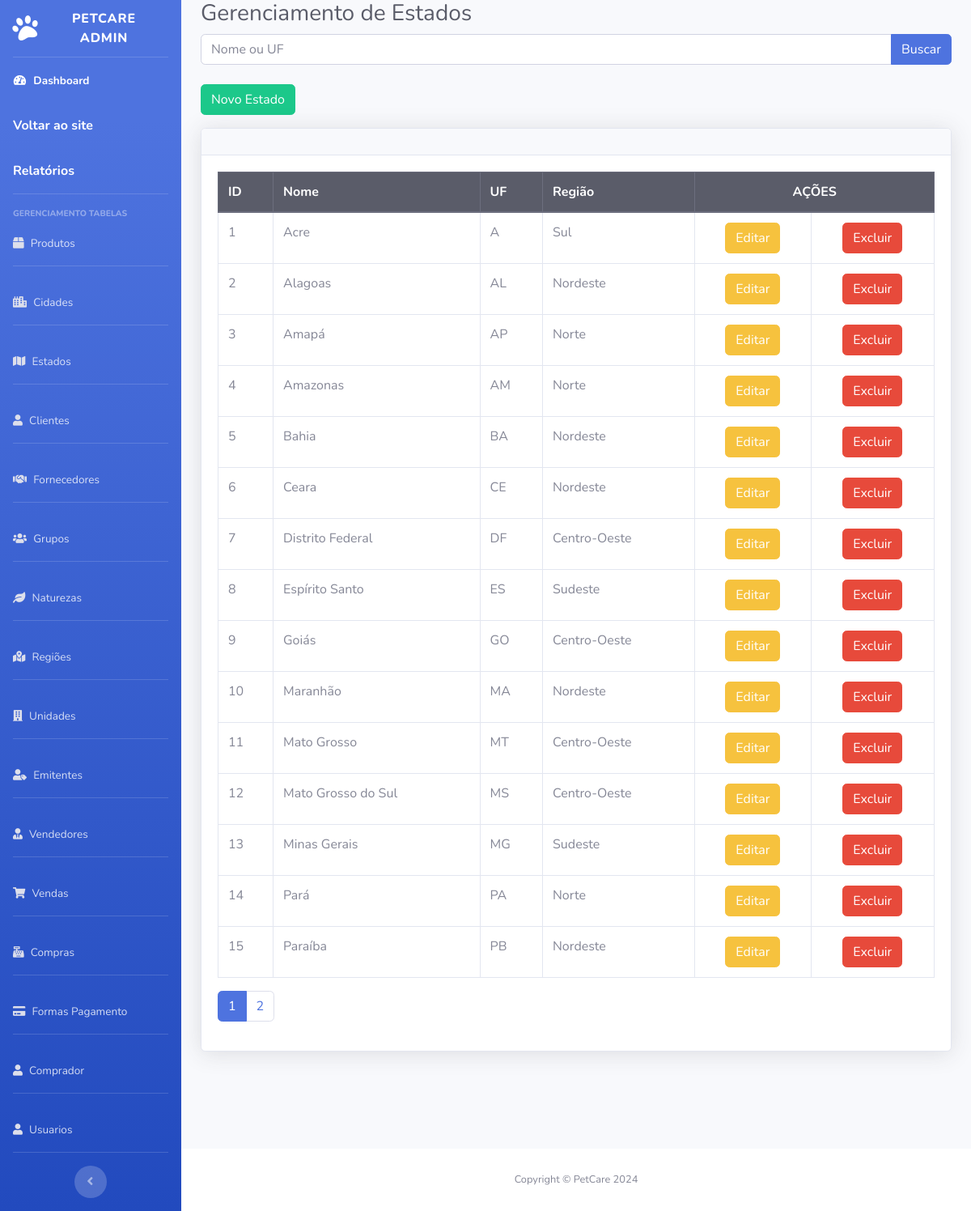
The page /petcare_admin/estados/estado.php on the database its author committed.
### tables this page shows
CREATE TABLE `tb_estado` (
  `id_estado` int(11) NOT NULL,
  `uf_a` int(11) NOT NULL,
  `nome` varchar(55) NOT NULL,
  `uf` varchar(2) NOT NULL,
  `regiao_id` int(11) NOT NULL
);

CREATE TABLE `tb_regiao` (
  `id_regiao` int(11) NOT NULL,
  `nm_regiao` varchar(55) NOT NULL
);

### petcare_admin/estados/estado.php (the view, shortened to what this page needs)
<?php
include('../config/conecta.php');
?>
<!DOCTYPE html>
<html lang="en">
<head>
    <link href="../vendor/fontawesome-free/css/all.min.css" rel="stylesheet" type="text/css">
    <link href="../css/sb-admin-2.css" rel="stylesheet">
    <link href="../vendor/datatables/datatables.bootstrap4.min.css" rel="stylesheet">
</head>
<body id="page-top">
    <div id="wrapper">
        <ul class="navbar-nav bg-gradient-primary sidebar sidebar-dark accordion" id="accordionSidebar">
        <a class="sidebar-brand d-flex align-items-center justify-content-center" href="../index.php">
                <div class="sidebar-brand-icon rotate-n-15">
                    <i class="fas fa-paw"></i>
                </div>
                <div class="sidebar-brand-text mx-3">PetCare Admin</div>
            </a>
            <hr class="sidebar-divider my-0">
            <li class="nav-item active">
                <a class="nav-link" href="../index.php">
                    <i class="fas fa-fw fa-tachometer-alt"></i>
                    <span>Dashboard</span>
                    <a href="http://localhost/PetCareAll/Petcare/HOME/INDEX2.php" class="nav-link">Voltar ao site</a>
                    <a href="http://localhost/PetCareAll/Relatorio/PaginaRelatorios/pgrelatorios.php" class="nav-link">Relatórios</a>
                </a>
            </li>
            <div class="text-center d-none d-md-inline">
                <hr class="sidebar-divider">
                <div class="sidebar-heading">Gerenciamento Tabelas</div>
                <li class="nav-item">
                    <a class="nav-link" href="../produtos/produto.php">
                        <i class="fas fa-box fa-2x text-gray-300"></i>
                        <span>Produtos</span>
                    </a>
                </li>
                <hr class="sidebar-divider d-none d-md-block">
                <li class="nav-item">
                    <a class="nav-link" href="../cidades/cidade.php">
                        <i class="fas fa-city fa-2x text-gray-300"></i>
                        <span>Cidades</span>
                    </a>
                </li>
                <hr class="sidebar-divider d-none d-md-block">
                <li class="nav-item">
                    <a class="nav-link" href="estado.php">
                        <i class="fas fa-map fa-2x text-gray-300"></i>
                        <span>Estados</span>
                    </a>
                </li>
                <hr class="sidebar-divider d-none d-md-block">
                <li class="nav-item">
                    <a class="nav-link" href="../clientes/cliente.php">
                        <i class="fas fa-user fa-2x text-gray-300"></i>
                        <span>Clientes</span>
                    </a>
                </li>
                <hr class="sidebar-divider d-none d-md-block">
                <li class="nav-item">
                    <a class="nav-link" href="../fornecedores/fornecedor.php">
                        <i class="fas fa-handshake fa-2x text-gray-300"></i>
                        <span>Fornecedores</span>
                    </a>
                </li>
                <hr class="sidebar-divider d-none d-md-block">
                <li class="nav-item">
                    <a class="nav-link" href="../grupos/grupo.php">
                        <i class="fas fa-users fa-2x text-gray-300"></i>
                        <span>Grupos</span>
                    </a>
                </li>
                <hr class="sidebar-divider d-none d-md-block">
                <li class="nav-item">
                    <a class="nav-link" href="../naturezas/natureza.php">
                        <i class="fas fa-leaf fa-2x text-gray-300"></i>
                        <span>Naturezas</span>
                    </a>
                </li>
                <hr class="sidebar-divider d-none d-md-block">
                <li class="nav-item">
                    <a class="nav-link" href="../regioes/regiao.php">
                        <i class="fas fa-map-marked-alt fa-2x text-gray-300"></i>
                        <span>Regiões</span>
                    </a>
                </li>
                <hr class="sidebar-divider d-none d-md-block">
                <li class="nav-item">
                    <a class="nav-link" href="../unidades/unidade.php">
                        <i class="fas fa-building fa-2x text-gray-300"></i>
                        <span>Unidades</span>
                    </a>
                </li>
                 <hr class="sidebar-divider d-none d-md-block">
                 <li class="nav-item">
                <a class="nav-link" href="../emitentes/emitente.php">
                    <i class="fas fa-user-tag fa-2x text-gray-300"></i>
                    <span>Emitentes</span>
                </a>
            </li>
             <hr class="sidebar-divider d-none d-md-block">
                 <li class="nav-item">
                <a class="nav-link" href="../vendedores/vendedor.php">
                <i class="fas fa-user-tie fa-2x text-gray-300"></i>
                    <span>Vendedores</span>
                </a>
            </li>
                <hr class="sidebar-divider d-none d-md-block">
                 <li class="nav-item">
                <a class="nav-link" href="../vendas/venda.php">
                <i class="fas fa-shopping-cart fa-2x text-gray-300"></i>
                    <span>Vendas</span>
                </a>
            </li>
                        <hr class="sidebar-divider d-none d-md-block">
                    <li class="nav-item">
                    <a class="nav-link" href="../compras/compra.php">
                        <i class="fas fa-cash-register fa-2x text-gray-300"></i>
                        <span>Compras</span>
                    </a>
                </li>
                <hr class="sidebar-divider d-none d-md-block">
                <li class="nav-item">
                    <a class="nav-link" href="../formapgto/formapgto.php">
                        <i class="fas fa-credit-card fa-2x text-gray-300"></i>
                        <span>Formas Pagamento</span>
                    </a>
                </li>
                     <hr class="sidebar-divider d-none d-md-block">
                <li class="nav-item">
                    <a class="nav-link" href="../comprador/comprador.php">
                        <i class="fas fa-user fa-2x text-gray-300"></i>
                        <span>Comprador</span>
                    </a>
                </li>
                <hr class="sidebar-divider d-none d-md-block">
                <li class="nav-item">
                    <a class="nav-link" href="../usuarios/usuario.php">
                        <i class="fas fa-user fa-2x text-gray-300"></i>
                        <span>Usuarios</span>
                    </a>
                </li>
                <hr class="sidebar-divider d-none d-md-block">
                <button class="rounded-circle border-0" id="sidebarToggle"></button>
            </div>
        </ul>
        <div id="content-wrapper" class="d-flex flex-column">
            <div id="content">
                <div class="container-fluid">
                    <h1 class="h3 mb-2 text-gray-800">Gerenciamento de Estados</h1>
                    <form action="" method="post" class="mb-4">
                        <div class="input-group">
                            <input type="text" name="busca" id="busca" class="form-control" placeholder="Nome ou UF" aria-label="Nome ou UF">
                            <div class="input-group-append">
                                <input type="submit" value="Buscar" class="btn btn-primary">
                            </div>
                        </div>
                    </form>
                    <a href="adicionar.php" class="btn btn-success mb-3">Novo Estado</a>
                    <div class="card shadow mb-4">
                        <div class="card-header py-3"></div>
                        <div class="card-body">
                            <div class="table-responsive">
                                <table class="table table-bordered" width="100%" cellspacing="0">
                                    <thead class="thead-dark">
                                        <tr>
                                            <th>ID</th>
                                            <th>Nome</th>
                                            <th>UF</th>
                                            <th>Região</th>
                                            <th colspan="2" class="text-center">AÇÕES</th>
                                        </tr>
                                    </thead>
                                    <tbody>
                                        <?php
                                        $limit = 15;
                                        $page = isset($_GET['page']) ? (int)$_GET['page'] : 1;
                                        $offset = ($page - 1) * $limit;
                                        $total_sql = $conn->prepare("SELECT COUNT(*) FROM tb_estado");
                                        $total_sql->execute();
                                        $total = $total_sql->fetchColumn();
                                        $total_pages = ceil($total / $limit);
                                        $sql = $conn->prepare("SELECT e.*, r.nm_regiao FROM tb_estado e LEFT JOIN tb_regiao r ON r.id_regiao = e.regiao_id LIMIT :limit OFFSET :offset");
                                        $sql->bindParam(':limit', $limit, PDO::PARAM_INT);
                                        $sql->bindParam(':offset', $offset, PDO::PARAM_INT);
                                        $sql->execute();
                                        $result = $sql->fetchAll();
                                        foreach ($result as $linha) {
                                            echo "<tr>";
                                            echo "<td>" . htmlspecialchars($linha['id_estado']) . "</td>";
                                            echo "<td>" . htmlspecialchars($linha['nome']) . "</td>";
                                            echo "<td>" . htmlspecialchars($linha['uf']) . "</td>";
                                            echo "<td>" . htmlspecialchars($linha['nm_regiao']) . "</td>";
                                            echo "<td class='text-center'><a href='editar.php?id=" . htmlspecialchars($linha['id_estado']) . "' class='btn btn-warning'>Editar</a></td>";
                                            echo "<td class='text-center'><a href='excluir.php?id=" . htmlspecialchars($linha['id_estado']) . "' class='btn btn-danger' onclick='return confirm(\"Você tem certeza que deseja excluir este estado?\");'>Excluir</a></td>";
                                            echo "</tr>";
                                        }
                                        ?>
                                    </tbody>
                                </table>
                                <nav aria-label="Page navigation">
                                    <ul class="pagination">
                                        <?php for ($i = 1; $i <= $total_pages; $i++): ?>
                                            <li class="page-item <?= $i === $page ? 'active' : '' ?>">
                                                <a class="page-link" href="?page=<?= $i ?>"><?= $i ?></a>
                                            </li>
                                        <?php endfor; ?>
                                    </ul>
                                </nav>
                            </div>
                        </div>
                    </div>
                </div>
            </div>
            <footer class="sticky-footer bg-white">
                <div class="container my-auto">
                    <div class="copyright text-center my-auto">
                    <span>Copyright &copy; PetCare 2024</span>
                    </div>
                </div>
            </footer>
        </div>
    </div>
</body>
</html>

### rows shown on the page
tb_estado: id_estado "1", nome "Acre", uf "A", regiao.nm_regiao "Sul"
tb_estado: id_estado "2", nome "Alagoas", uf "AL", regiao.nm_regiao "Nordeste"
tb_estado: id_estado "3", nome "Amapá", uf "AP", regiao.nm_regiao "Norte"
tb_estado: id_estado "4", nome "Amazonas", uf "AM", regiao.nm_regiao "Norte"
tb_estado: id_estado "5", nome "Bahia", uf "BA", regiao.nm_regiao "Nordeste"
tb_estado: id_estado "6", nome "Ceara", uf "CE", regiao.nm_regiao "Nordeste"
tb_estado: id_estado "7", nome "Distrito Federal", uf "DF", regiao.nm_regiao "Centro-Oeste"
tb_estado: id_estado "8", nome "Espírito Santo", uf "ES", regiao.nm_regiao "Sudeste"
tb_estado: id_estado "9", nome "Goiás", uf "GO", regiao.nm_regiao "Centro-Oeste"
tb_estado: id_estado "10", nome "Maranhão", uf "MA", regiao.nm_regiao "Nordeste"
tb_estado: id_estado "11", nome "Mato Grosso", uf "MT", regiao.nm_regiao "Centro-Oeste"
tb_estado: id_estado "12", nome "Mato Grosso do Sul", uf "MS", regiao.nm_regiao "Centro-Oeste"
tb_estado: id_estado "13", nome "Minas Gerais", uf "MG", regiao.nm_regiao "Sudeste"
tb_estado: id_estado "14", nome "Pará", uf "PA", regiao.nm_regiao "Norte"
tb_estado: id_estado "15", nome "Paraíba", uf "PB", regiao.nm_regiao "Nordeste"
